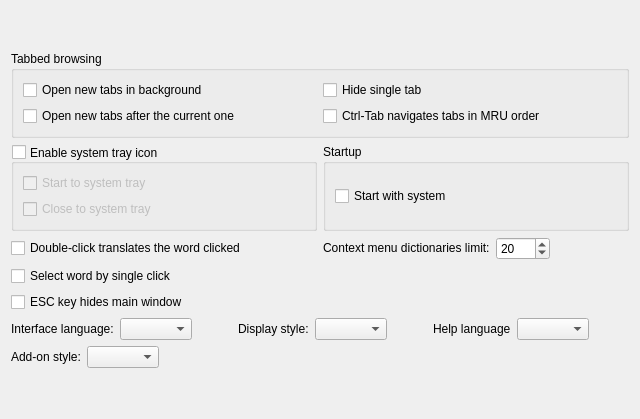
     <widget class="QWidget" name="tab">
      <!-- <attribute name="icon">
       <iconset resource="resources.qrc">
        <normaloff>:/icons/interface.png</normaloff>:/icons/interface.png</iconset>
      </attribute> -->
      <attribute name="title">
       <string>&amp;Interface</string>
      </attribute>
      <layout class="QGridLayout" name="gridLayout_2">
       <item row="2" column="1">
        <widget class="QGroupBox" name="groupBox_2">
         <property name="title">
          <string>Startup</string>
         </property>
         <layout class="QVBoxLayout" name="verticalLayout_2">
          <item>
           <widget class="QCheckBox" name="cbAutostart">
            <property name="toolTip">
             <string>Automatically starts GoldenDict after operation system bootup.</string>
            </property>
            <property name="text">
             <string>Start with system</string>
            </property>
           </widget>
          </item>
         </layout>
        </widget>
       </item>
       <item row="8" column="0" colspan="2">
        <layout class="QHBoxLayout" name="horizontalLayout_4">
         <item>
          <widget class="QLabel" name="addonStylesLabel">
           <property name="text">
            <string>Add-on style:</string>
           </property>
          </widget>
         </item>
         <item>
          <widget class="StylesComboBox" name="addonStyles"/>
         </item>
         <item>
          <spacer name="horizontalSpacer_6">
           <property name="orientation">
            <enum>Qt::Horizontal</enum>
           </property>
           <property name="sizeHint" stdset="0">
            <size>
             <width>40</width>
             <height>20</height>
            </size>
           </property>
          </spacer>
         </item>
        </layout>
       </item>
       <item row="2" column="0">
        <widget class="QGroupBox" name="enableTrayIcon">
         <property name="toolTip">
          <string>When enabled, an icon appears in the system tray area which can be used
to open main window and perform other tasks.</string>
         </property>
         <property name="title">
          <string>Enable system tray icon</string>
         </property>
         <property name="alignment">
          <set>Qt::AlignLeading|Qt::AlignLeft|Qt::AlignVCenter</set>
         </property>
         <property name="flat">
          <bool>false</bool>
         </property>
         <property name="checkable">
          <bool>true</bool>
         </property>
         <property name="checked">
          <bool>false</bool>
         </property>
         <layout class="QVBoxLayout" name="verticalLayout">
          <item>
           <widget class="QCheckBox" name="startToTray">
            <property name="toolTip">
             <string>With this on, the application starts directly to system tray without showing
its main window.</string>
            </property>
            <property name="text">
             <string>Start to system tray</string>
            </property>
           </widget>
          </item>
          <item>
           <widget class="QCheckBox" name="closeToTray">
            <property name="toolTip">
             <string>With this on, an attempt to close main window would hide it instead of closing
the application.</string>
            </property>
            <property name="text">
             <string>Close to system tray</string>
            </property>
           </widget>
          </item>
         </layout>
        </widget>
       </item>
       <item row="3" column="0">
        <widget class="QCheckBox" name="doubleClickTranslates">
         <property name="text">
          <string>Double-click translates the word clicked</string>
         </property>
        </widget>
       </item>
       <item row="5" column="0">
        <widget class="QCheckBox" name="escKeyHidesMainWindow">
         <property name="toolTip">
          <string>Normally, pressing ESC key moves focus to the translation line.
With this on however, it will hide the main window.</string>
         </property>
         <property name="text">
          <string>ESC key hides main window</string>
         </property>
        </widget>
       </item>
       <item row="4" column="0">
        <widget class="QCheckBox" name="selectBySingleClick">
         <property name="toolTip">
          <string>Turn this option on if you want to select words by single mouse click</string>
         </property>
         <property name="text">
          <string>Select word by single click</string>
         </property>
        </widget>
       </item>
       <item row="0" column="0" colspan="2">
        <spacer name="verticalSpacer_8">
         <property name="orientation">
          <enum>Qt::Vertical</enum>
         </property>
         <property name="sizeHint" stdset="0">
          <size>
           <width>20</width>
           <height>40</height>
          </size>
         </property>
        </spacer>
       </item>
       <item row="1" column="0" colspan="2">
        <widget class="QGroupBox" name="groupBox">
         <property name="title">
          <string>Tabbed browsing</string>
         </property>
         <layout class="QGridLayout" name="gridLayout_5">
          <item row="0" column="0">
           <widget class="QCheckBox" name="newTabsOpenInBackground">
            <property name="toolTip">
             <string>Normally, opening a new tab switches to it immediately.
With this on however, new tabs will be opened without
switching to them.</string>
            </property>
            <property name="text">
             <string>Open new tabs in background</string>
            </property>
           </widget>
          </item>
          <item row="1" column="0">
           <widget class="QCheckBox" name="newTabsOpenAfterCurrentOne">
            <property name="toolTip">
             <string>With this on, new tabs are opened just after the
current, active one. Otherwise they are added to
be the last ones.</string>
            </property>
            <property name="text">
             <string>Open new tabs after the current one</string>
            </property>
           </widget>
          </item>
          <item row="0" column="1">
           <widget class="QCheckBox" name="hideSingleTab">
            <property name="toolTip">
             <string>Select this option if you don't want to see the main tab bar when only a single tab is opened.</string>
            </property>
            <property name="text">
             <string>Hide single tab</string>
            </property>
           </widget>
          </item>
          <item row="1" column="1">
           <widget class="QCheckBox" name="mruTabOrder">
            <property name="text">
             <string>Ctrl-Tab navigates tabs in MRU order</string>
            </property>
           </widget>
          </item>
         </layout>
        </widget>
       </item>
       <item row="6" column="0" colspan="2">
        <layout class="QHBoxLayout" name="horizontalLayout_6">
         <item>
          <widget class="QLabel" name="label_6">
           <property name="text">
            <string>Interface language:</string>
           </property>
          </widget>
         </item>
         <item>
          <widget class="QComboBox" name="interfaceLanguage"/>
         </item>
         <item>
          <spacer name="horizontalSpacer_3">
           <property name="orientation">
            <enum>Qt::Horizontal</enum>
           </property>
           <property name="sizeType">
            <enum>QSizePolicy::Fixed</enum>
           </property>
           <property name="sizeHint" stdset="0">
            <size>
             <width>40</width>
             <height>20</height>
            </size>
           </property>
          </spacer>
         </item>
         <item>
          <widget class="QLabel" name="label_9">
           <property name="text">
            <string>Display style:</string>
           </property>
          </widget>
         </item>
         <item>
          <widget class="QComboBox" name="displayStyle"/>
         </item>
         <item>
          <spacer name="horizontalSpacer_12">
           <property name="orientation">
            <enum>Qt::Horizontal</enum>
           </property>
           <property name="sizeHint" stdset="0">
            <size>
             <width>40</width>
             <height>20</height>
            </size>
           </property>
          </spacer>
         </item>
         <item>
          <widget class="QLabel" name="label_16">
           <property name="text">
            <string>Help language</string>
           </property>
          </widget>
         </item>
         <item>
          <widget class="QComboBox" name="helpLanguage"/>
         </item>
         <item>
          <spacer name="horizontalSpacer_7">
           <property name="orientation">
            <enum>Qt::Horizontal</enum>
           </property>
           <property name="sizeHint" stdset="0">
            <size>
             <width>40</width>
             <height>20</height>
            </size>
           </property>
          </spacer>
         </item>
        </layout>
       </item>
       <item row="10" column="0" colspan="2">
        <spacer name="verticalSpacer">
         <property name="orientation">
          <enum>Qt::Vertical</enum>
         </property>
         <property name="sizeHint" stdset="0">
          <size>
           <width>20</width>
           <height>40</height>
          </size>
         </property>
        </spacer>
       </item>
       <item row="3" column="1">
        <layout class="QHBoxLayout" name="horizontalLayout_13">
         <item>
          <widget class="QLabel" name="maxDictsInContextMenuLabel">
           <property name="sizePolicy">
            <sizepolicy hsizetype="Preferred" vsizetype="Fixed">
             <horstretch>0</horstretch>
             <verstretch>0</verstretch>
            </sizepolicy>
           </property>
           <property name="toolTip">
            <string>Adjust this value to avoid huge context menus.</string>
           </property>
           <property name="text">
            <string>Context menu dictionaries limit:</string>
           </property>
          </widget>
         </item>
         <item>
          <widget class="QSpinBox" name="maxDictsInContextMenu">
           <property name="sizePolicy">
            <sizepolicy hsizetype="Fixed" vsizetype="Fixed">
             <horstretch>0</horstretch>
             <verstretch>0</verstretch>
            </sizepolicy>
           </property>
           <property name="maximum">
            <number>9999</number>
           </property>
           <property name="value">
            <number>20</number>
           </property>
          </widget>
         </item>
         <item>
          <widget class="QLabel" name="label_12">
           <property name="sizePolicy">
            <sizepolicy hsizetype="Preferred" vsizetype="Fixed">
             <horstretch>0</horstretch>
             <verstretch>0</verstretch>
            </sizepolicy>
           </property>
           <property name="text">
            <string/>
           </property>
          </widget>
         </item>
        </layout>
       </item>
      </layout>
     </widget>
